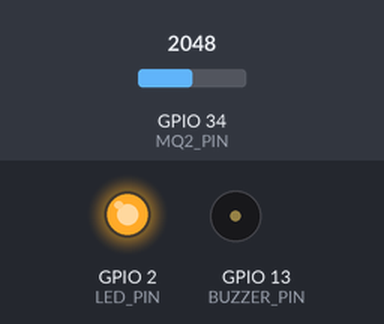
Simulated run of this sketch. Board: ESP32. Parts: output pins drawn as LEDs (lit = HIGH), buzzer (waves = sounding, pin HIGH). Inputs (shaded band) come from the test bench; at power-on: GPIO 34 (MQ2_PIN) = 2048. WiFi joins after 1.5 s; servers stay silent unless stated; what the sketch prints to the serial monitor is not drawn.

Above: at 2.7 s.
2.8 s: GPIO 34 (MQ2_PIN) set to 1334
8.7 s: GPIO 34 (MQ2_PIN) set to 1272
At 12.5 s:
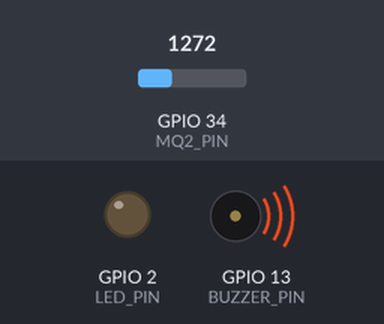
14.6 s: GPIO 34 (MQ2_PIN) set to 1340
At 17.7 s:
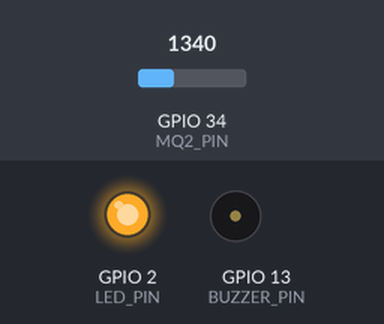
20.5 s: GPIO 34 (MQ2_PIN) set to 1260
At 23.0 s:
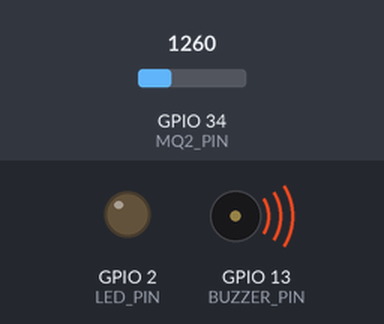
Timing chart, 0 to 24.5 s (numbered marks = the images above; inputs shaded):
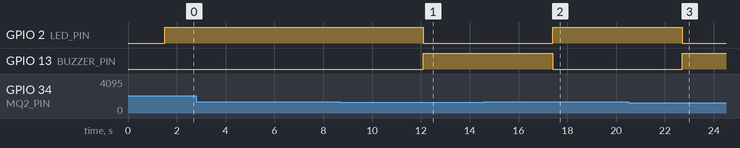

The sketch:

Air_Quality_Monitoring_Alert_System.ino
```cpp
#include <WiFi.h>
#include <FirebaseESP32.h>

// WiFi credentials
#define WIFI_SSID "WIFI_NAME" /* Write Your WIFI Name Here in between "" */
#define WIFI_PASSWORD "WIFI_PASSWORD" /* Write Your WIFI Password Here in between "" */

// Firebase credentials
#define FIREBASE_HOST "https://firebaserealtimedatabase.com" /* Write Your Firebase Realtime Database URL Here in between "" */
#define FIREBASE_AUTH "firebase_authentication_key" /* Write Your Firebase Database Authentication Key Here in between "" */

// Hardware pin definitions
#define MQ2_PIN 34       // Analog pin for MQ-2
#define BUZZER_PIN 13    // Digital pin for Buzzer
#define LED_PIN 2        // Digital pin for LED

// Threshold for air quality
#define AIR_QUALITY_THRESHOLD 1300

// Initialize Firebase
FirebaseData firebaseData;
FirebaseConfig config;
FirebaseAuth auth;

// Variables to store air quality and emergency status
int airQualityValue;
bool emergency = false;

void setup() {
  Serial.begin(115200);

  // Set up WiFi
  WiFi.begin(WIFI_SSID, WIFI_PASSWORD);
  while (WiFi.status() != WL_CONNECTED) {
    delay(500);
    Serial.print(".");
  }
  Serial.println("WiFi connected");

  // Set up Firebase
  config.host = FIREBASE_HOST;
  config.signer.tokens.legacy_token = FIREBASE_AUTH;
  Firebase.begin(&config, &auth);
  Firebase.reconnectWiFi(true);

  // Set up pins
  pinMode(MQ2_PIN, INPUT);
  pinMode(BUZZER_PIN, OUTPUT);
  pinMode(LED_PIN, OUTPUT);

  // Initialize buzzer and LED states
  digitalWrite(BUZZER_PIN, HIGH);
  digitalWrite(LED_PIN, LOW);
}

void loop() {
  // Read air quality value from MQ-2
  airQualityValue = analogRead(MQ2_PIN);
  Serial.print("Air Quality: ");
  Serial.println(airQualityValue);

  // Check if air quality exceeds threshold
  if (airQualityValue > AIR_QUALITY_THRESHOLD) {
    // Trigger emergency actions
    emergency = true;
    digitalWrite(BUZZER_PIN, LOW);
    digitalWrite(LED_PIN, HIGH);
  } else {
    // Reset emergency status
    emergency = false;
    digitalWrite(BUZZER_PIN, HIGH);
    digitalWrite(LED_PIN, LOW);
  }

  // Update Firebase with air quality and emergency status
  if (Firebase.ready()) {
    if (!Firebase.setInt(firebaseData, "/AirQuality", airQualityValue)) {
      Serial.print("Error setting AirQuality: ");
      Serial.println(firebaseData.errorReason());
    }

    if (!Firebase.setBool(firebaseData, "/Emergency", emergency)) {
      Serial.print("Error setting Emergency: ");
      Serial.println(firebaseData.errorReason());
    }
  } else {
    Serial.println("Firebase not ready");
  }

  delay(5000); // Adjust delay for your needs
}
```

Measured:
- the behaviour switches between 1301 and 1300 on GPIO 34 (MQ2_PIN) (found by bisection; images 0 and 1)
- after the input at 2.8 s, every drawn part: stays the same
- after the input at 8.7 s, GPIO 2 (LED_PIN): HIGH → LOW after 3.4 s; GPIO 13 (BUZZER_PIN): LOW → HIGH after 3.4 s
- after the input at 14.6 s, GPIO 2 (LED_PIN): LOW → HIGH after 2.8 s; GPIO 13 (BUZZER_PIN): HIGH → LOW after 2.8 s
- after the input at 20.5 s, GPIO 2 (LED_PIN): HIGH → LOW after 2.2 s; GPIO 13 (BUZZER_PIN): LOW → HIGH after 2.2 s
